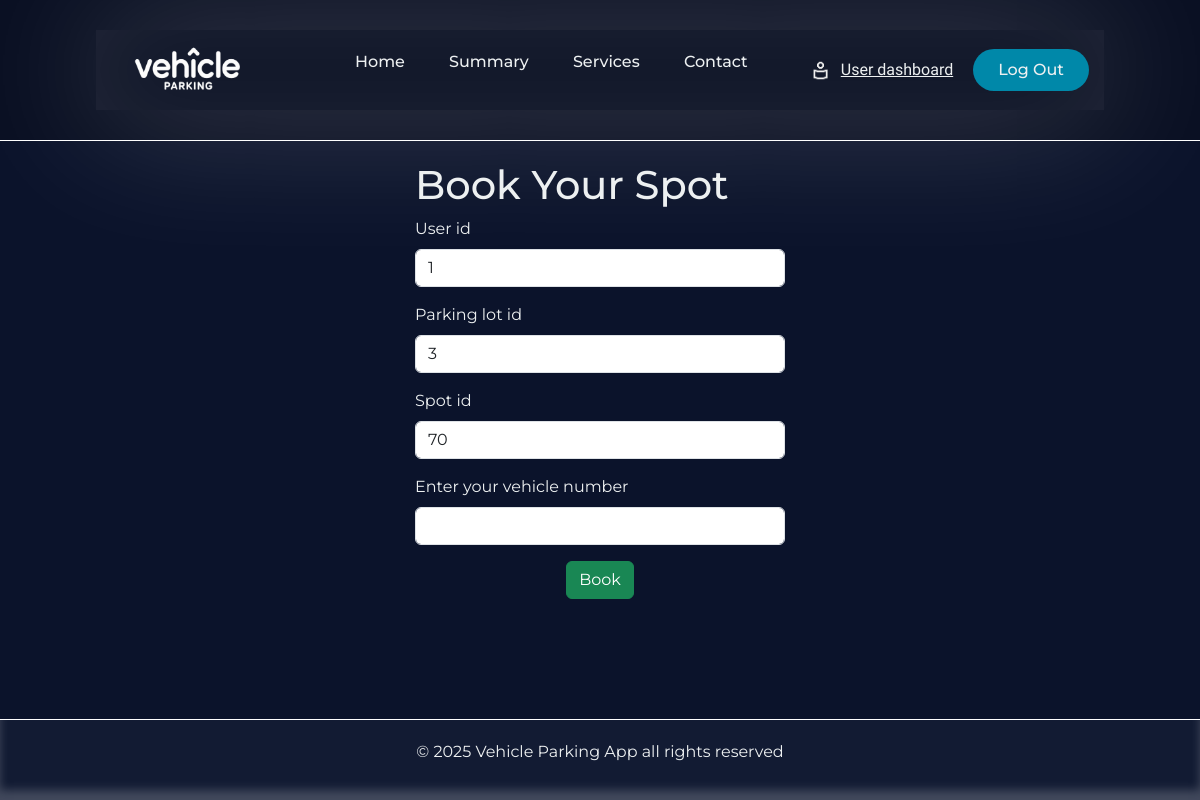
/book-parking-spot/1/3, run on an earlier commit of the app's database.
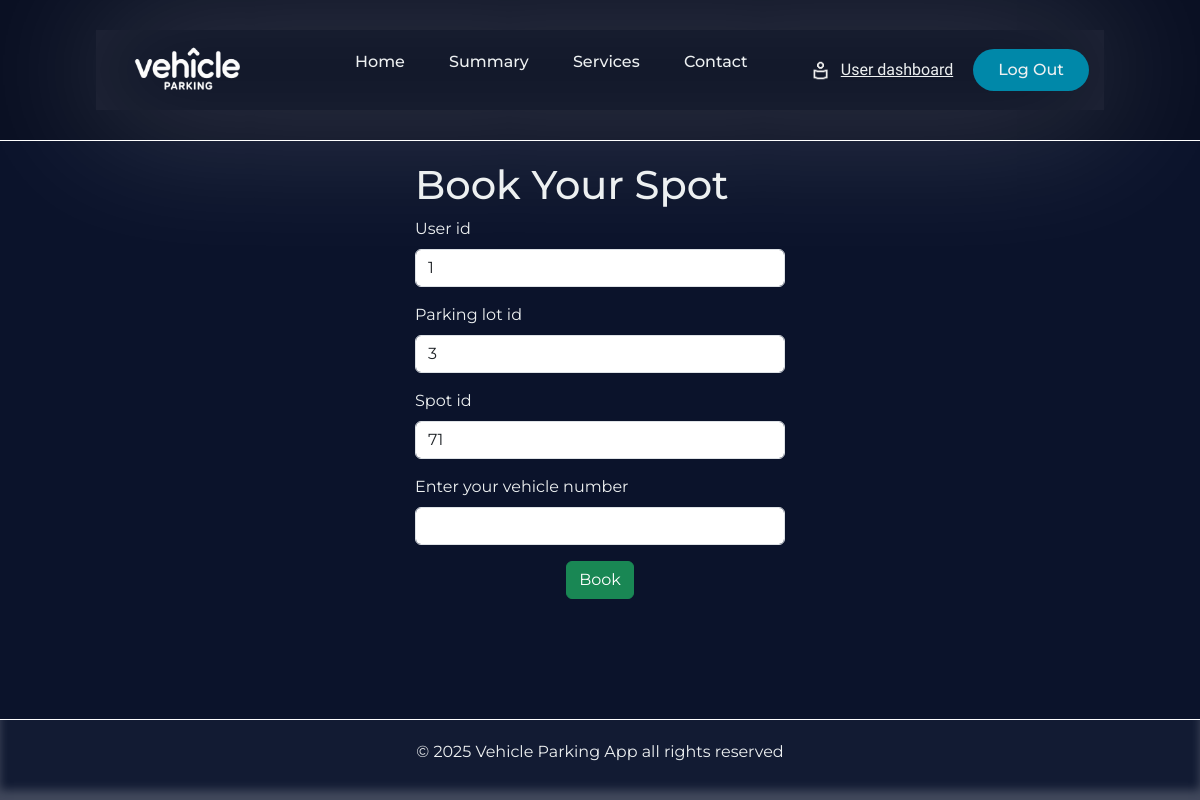
And on a later commit of the database.
### Application/models.py (models this page shows)
class Parkingspots(db.Model):
    __tablename__='parking_spots'
    id=db.Column(db.Integer,primary_key=True)
    lot_id=db.Column(db.Integer,db.ForeignKey('parking_lot.id'),nullable=False)
    spot_number=db.Column(db.Integer,nullable=False)
    status=db.Column(db.String(20),default='Available',nullable=False) # A= Available,O=Occupied
    record=db.relationship('Parkingrecords',backref='spot',lazy=True)

### Application/controllers.py (the view, shortened to what this page needs)
@app.route('/book-parking-spot/<int:user_id>/<int:lot_id>',methods=['GET','POST'])
def book_parking_lot(user_id,lot_id):
    spot_details=Parkingspots.query.filter_by(lot_id=lot_id,status='A').first()
    user_details=User.query.filter_by(role='user',id=user_id).first()
    parking_lot_details=Parkinglot.query.filter_by(id=lot_id).first()
    if spot_details==None:
        return "No spot available"
    return render_template('book_parkingspot.html',spot_details=spot_details,user_details=user_details,parking_lot_details=parking_lot_details,user_id=user_id)

### templates/book_parkingspot.html (shortened to what this page needs)
{% extends 'user_base.html' %}
{% block content %}
                <div class="form_canvas">
                    <div id="book-lot-card" class="form-card">
                        <h1>Book Your Spot</h1>
                        <form action="/book-parking-spot/{{ user_details.id }}/{{ parking_lot_details.id }}" method="POST">
                        <div class="mb-3" >
                            <label for="user-id" class="form-label">User id</label>
                            <input type="text" class="form-control" id="user-id"  name="user_id" value="{{ user_details.id }}" readonly>
                        </div>
                        <div class="mb-3" >
                            <label for="lot-id" class="form-label">Parking lot id</label>
                            <input type="text" class="form-control" id="lot-id"  name="lot_id" value="{{ parking_lot_details.id }}" readonly>
                        </div>
                        <div class="mb-3" >
                            <label for="spot-id" class="form-label">Spot id</label>
                            <input type="text" class="form-control" id="spot-id"  name="spot_id" value="{{ spot_details.id }}" readonly>
                        </div>
                        <div class="mb-3" >
                            <label for="vehicle-number" class="form-label">Enter your vehicle number</label>
                            <input type="text" class="form-control" id="vehicle-number"  name="vehicle_number"  required>
                        </div>
                        <div style="text-align: center;">
                            <input type="submit" class="btn btn-success" value="Book">
                            <br>
                        </div>
                        </form>
                    </div>
                </div>
{% endblock %}

What changed in the data, as far as the page shows it:
no longer on this page (row edited): Parkingspots: spot_id "70"
now on this page (row unchanged): Parkingspots: spot_id "71"
